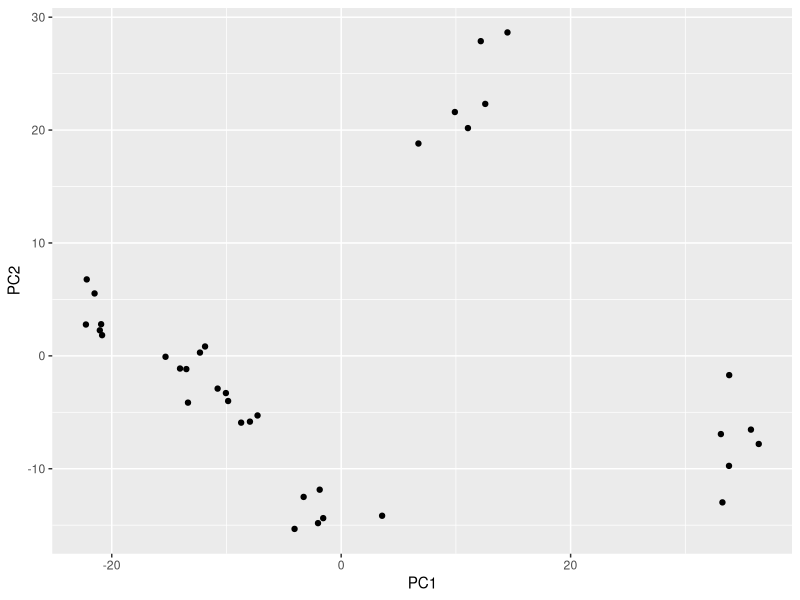
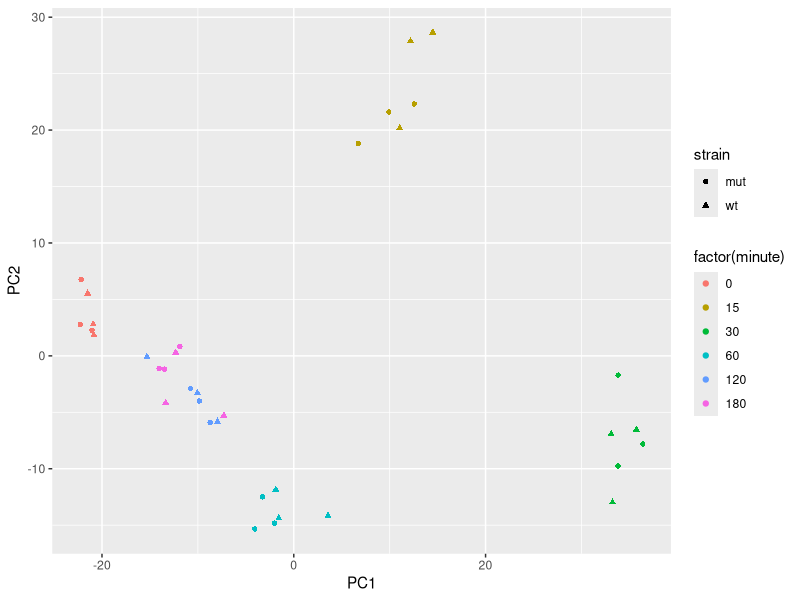
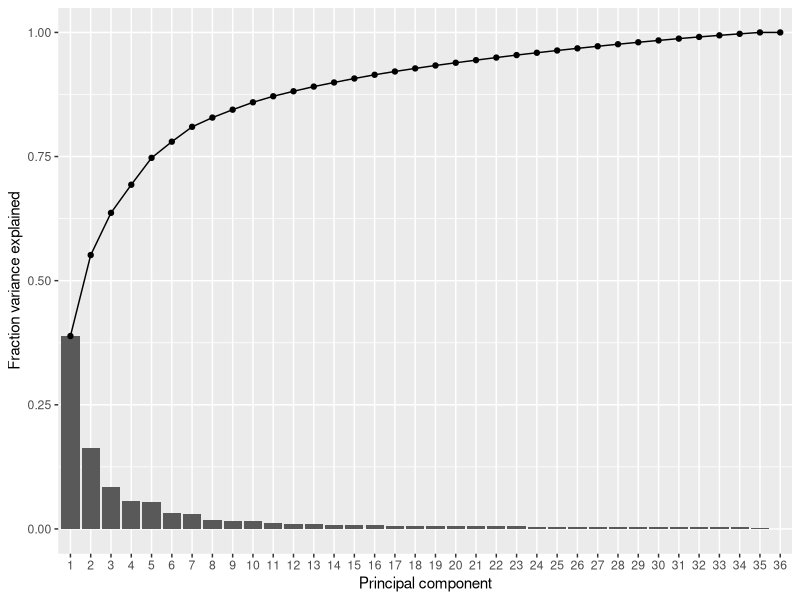
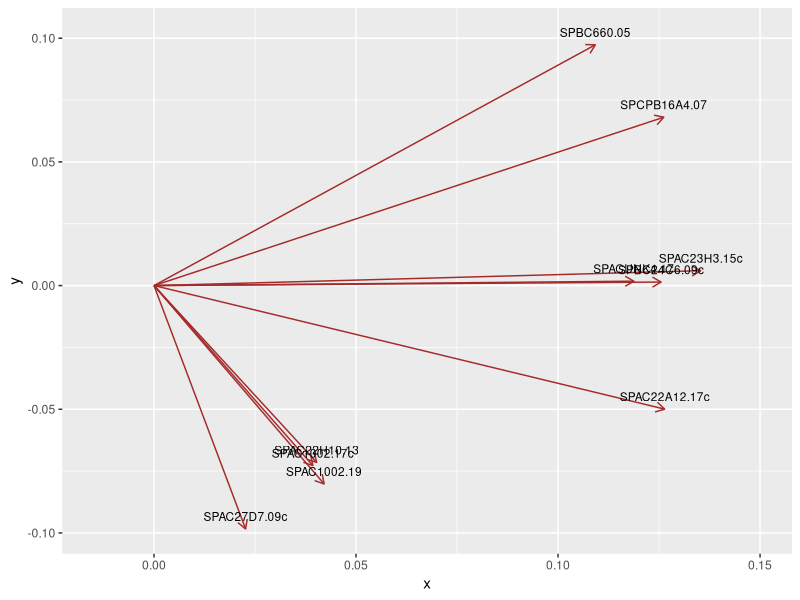
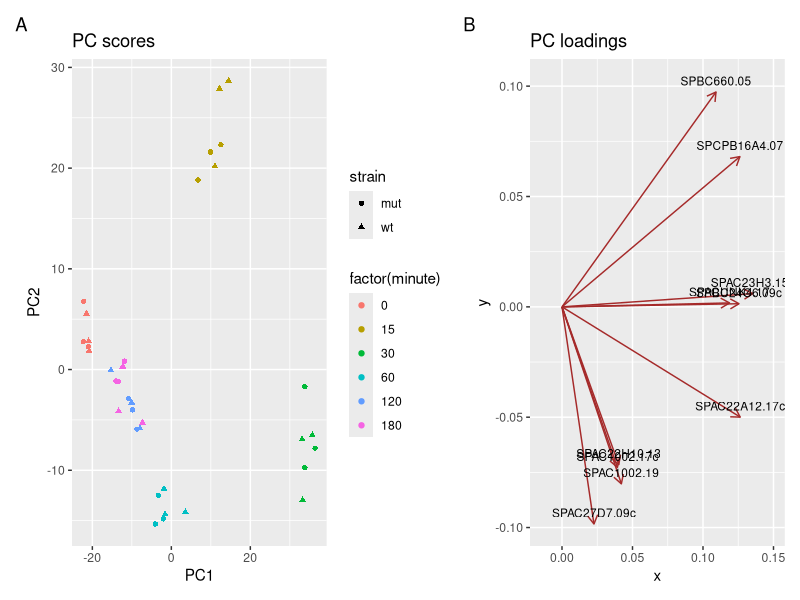
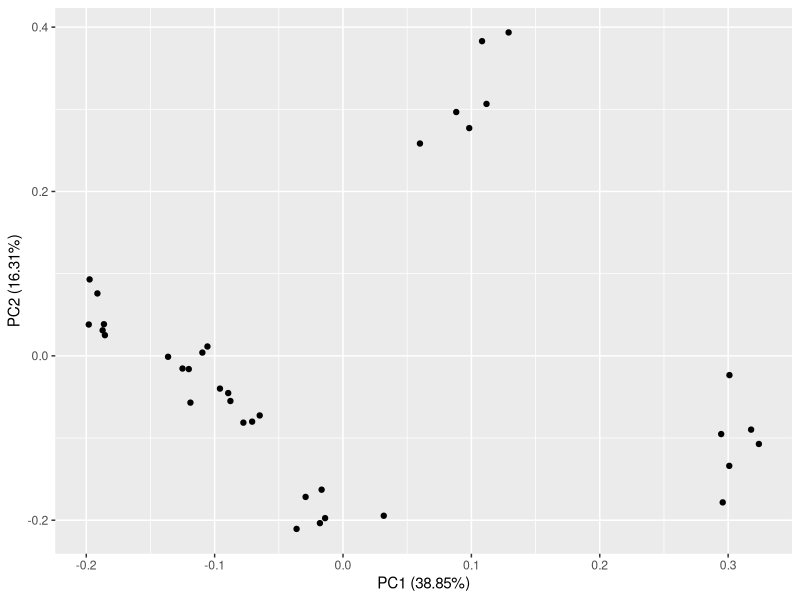
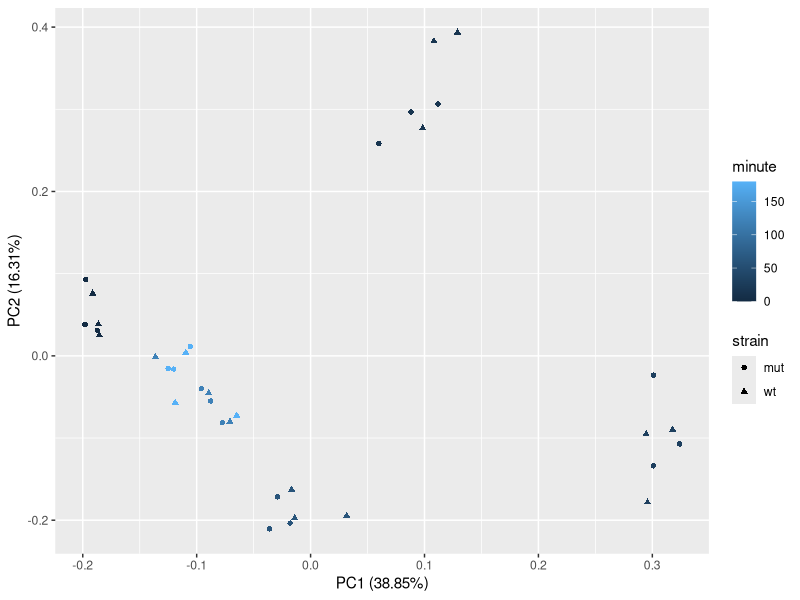

Generate these figures, in order, with R:
## ---- chunk 1
knitr::opts_chunk$set(echo = TRUE, rows.print = 10)
## ---- chunk 2
# In the repository data is read from the current directory
# Load the tidyverse package
library(tidyverse)

# Load the data
raw_cts <- read_csv("./data/counts_raw.csv")
trans_cts <- read_csv("./data/counts_transformed.csv")
sample_info <- read_csv("./data/sample_info.csv")
test_result <- read_csv("./data/test_result.csv")
## ---- chunk 3
# Create a matrix from our table of counts
pca_matrix <- trans_cts %>% 
  # exclude the gene column
  select(-gene) %>% 
  # coerce to a matrix
  as.matrix()

# Assign row names to the matrix
rownames(pca_matrix) <- trans_cts$gene

# Transpose the matrix so that rows = samples and columns = variables
pca_matrix <- t(pca_matrix)

# Perform the PCA
sample_pca <- prcomp(pca_matrix)
## ---- chunk 4
# Look at the first 10 rows and first 5 columns of the matrix
pca_matrix[1:10, 1:5]
## ---- chunk 5
# Convert matrix to tibble
as_tibble(pca_matrix)
## ---- chunk 6
# Convert matrix to tibble - add colnames to a new column called "gene"
as_tibble(pca_matrix, rownames = "sample")
## ---- chunk 7
# The PC scores are stored in the "x" value of the prcomp object, which is a matrix
pc_scores <- sample_pca$x 

# Make PCA plot
pc_scores %>% 
  # convert it to a tibble retaining the sample names as a new column
  as_tibble(rownames = "sample") %>% 
  # create the plot
  ggplot(aes(x = PC1, y = PC2)) +
  geom_point()
## ---- chunk 8
# The PC scores are stored in the "x" value of the prcomp object, which is a matrix
pca_plot <- sample_pca$x %>% 
  # convert it to a tibble retaining the sample names as a new column
  as_tibble(rownames = "sample") %>% 
  # join with "sample_info" table 
  full_join(sample_info, by = "sample") %>% 
  # create the plot
  ggplot(aes(x = PC1, y = PC2, colour = factor(minute), shape = strain)) +
  geom_point()
pca_plot
## ---- chunk 9
library(broom)

# PC variances (eigen values)
tidy(sample_pca, matrix = "pcs")
## ---- chunk 10
tidy(sample_pca, matrix = "pcs") %>% 
  ggplot(aes(x = factor(PC))) +
  geom_col(aes(y = percent)) +
  geom_line(aes(y = cumulative, group = 1)) + geom_point(aes(y = cumulative)) +
  labs(x = "Principal component", y = "Fraction variance explained")
## ---- chunk 11
# extract values
sample_pca$rotation %>% 
  # convert to a tibble
  as_tibble(rownames = "gene")
## ---- chunk 12
# variable loadings (eigen vectors) for genes that were used as variables in PCA
tidy(sample_pca, matrix = "pcs")
## ---- chunk 13
top_genes <- tidy(sample_pca, matrix = "variables") %>%  
  # retain only PC1 and PC2
  filter(PC %in% c(1, 2)) %>%
  # for each PC
  group_by(PC) %>%
  # sort table by descending value
  arrange(desc(abs(value))) %>%
  # take top 5 rows of each PC group
  slice(1:5) %>%
  # extract the column (gene name) from the table
  pull(column) %>%
  # retain unique gene names only
  unique()

top_genes
## ---- chunk 14
gene_loadings <- sample_pca$rotation %>% 
  as_tibble(rownames = "gene") %>% 
  filter(gene %in% top_genes)
## ---- chunk 15
loadings_plot <- ggplot(gene_loadings) +
  geom_segment(aes(x = 0, y = 0, xend = PC1, yend = PC2), 
               arrow = arrow(length = unit(0.1, "in")),
               colour = "brown") +
  geom_text(data = gene_loadings, 
            aes(x = PC1, y = PC2, label = gene),
            nudge_y = 0.005, size = 3) +
  scale_x_continuous(expand = c(0.02, 0.02))

loadings_plot
## ---- chunk 16
library(patchwork)
pca_plot + labs(tag = "A", title = "PC scores") +
  loadings_plot + labs(tag = "B", title = "PC loadings") +
  plot_layout(ncol = 2)
## ---- chunk 17
library(ggfortify)
autoplot(sample_pca)
## ---- chunk 18
autoplot(sample_pca, data = sample_info, colour = "minute", shape = "strain")
